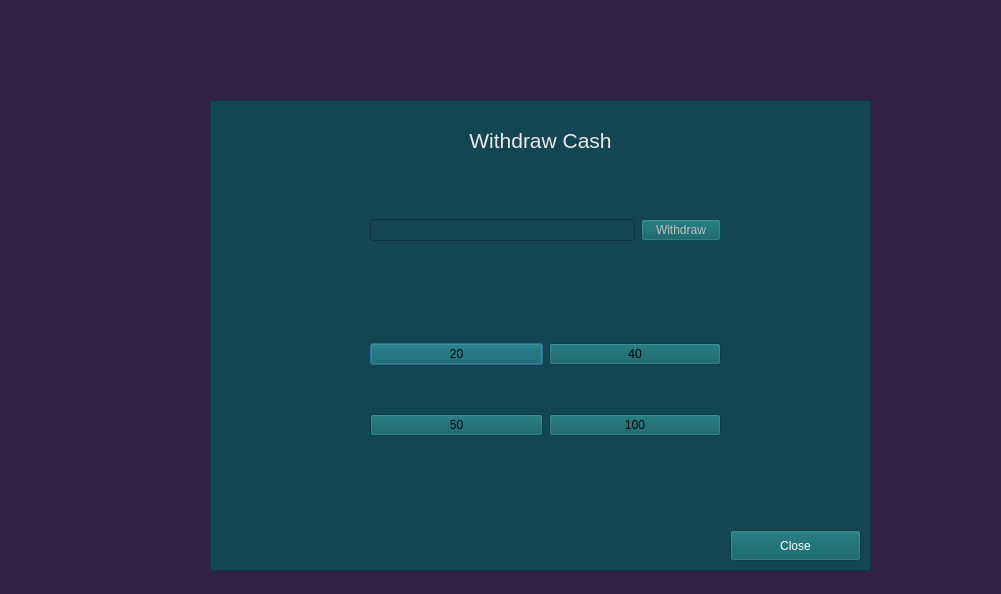
<?xml version="1.0" encoding="UTF-8"?>
<ui version="4.0">
 <class>EventWindow</class>
 <widget class="QDialog" name="EventWindow">
  <property name="geometry">
   <rect>
    <x>0</x>
    <y>0</y>
    <width>1001</width>
    <height>594</height>
   </rect>
  </property>
  <property name="windowTitle">
   <string>Dialog</string>
  </property>
  <property name="styleSheet">
   <string notr="true">background-color: rgb(49, 34, 68);

</string>
  </property>
  <widget class="QFrame" name="frame">
   <property name="geometry">
    <rect>
     <x>210</x>
     <y>100</y>
     <width>661</width>
     <height>471</height>
    </rect>
   </property>
   <property name="styleSheet">
    <string notr="true">background-color: rgb(20, 69, 82);</string>
   </property>
   <property name="frameShape">
    <enum>QFrame::StyledPanel</enum>
   </property>
   <property name="frameShadow">
    <enum>QFrame::Raised</enum>
   </property>
   <widget class="QWidget" name="gridLayoutWidget">
    <property name="geometry">
     <rect>
      <x>160</x>
      <y>200</y>
      <width>351</width>
      <height>181</height>
     </rect>
    </property>
    <layout class="QGridLayout" name="gridLayout">
     <item row="0" column="0">
      <widget class="QPushButton" name="withd20">
       <property name="enabled">
        <bool>true</bool>
       </property>
       <property name="styleSheet">
        <string notr="true">font: 18pt &quot;Segoe UI&quot;;
background-color: rgb(6, 90, 96);

</string>
       </property>
       <property name="text">
        <string>20</string>
       </property>
      </widget>
     </item>
     <item row="1" column="0">
      <widget class="QPushButton" name="withd50">
       <property name="styleSheet">
        <string notr="true">font: 18pt &quot;Segoe UI&quot;;
background-color: rgb(6, 90, 96);

</string>
       </property>
       <property name="text">
        <string>50</string>
       </property>
      </widget>
     </item>
     <item row="0" column="1">
      <widget class="QPushButton" name="withd40">
       <property name="styleSheet">
        <string notr="true">font: 18pt &quot;Segoe UI&quot;;
background-color: rgb(6, 90, 96);

</string>
       </property>
       <property name="text">
        <string>40</string>
       </property>
      </widget>
     </item>
     <item row="1" column="1">
      <widget class="QPushButton" name="withd100">
       <property name="styleSheet">
        <string notr="true">font: 18pt &quot;Segoe UI&quot;;
background-color: rgb(6, 90, 96);

</string>
       </property>
       <property name="text">
        <string>100</string>
       </property>
      </widget>
     </item>
    </layout>
   </widget>
   <widget class="QPushButton" name="pushButton_5">
    <property name="geometry">
     <rect>
      <x>520</x>
      <y>430</y>
      <width>131</width>
      <height>31</height>
     </rect>
    </property>
    <property name="styleSheet">
     <string notr="true">background-color: rgb(6, 90, 96);

color: white</string>
    </property>
    <property name="text">
     <string>Close</string>
    </property>
   </widget>
   <widget class="QWidget" name="horizontalLayoutWidget">
    <property name="geometry">
     <rect>
      <x>160</x>
      <y>90</y>
      <width>351</width>
      <height>80</height>
     </rect>
    </property>
    <layout class="QHBoxLayout" name="horizontalLayout">
     <item>
      <widget class="QLineEdit" name="inputWith">
       <property name="inputMask">
        <string/>
       </property>
      </widget>
     </item>
     <item>
      <widget class="QPushButton" name="inputPressed">
       <property name="enabled">
        <bool>false</bool>
       </property>
       <property name="styleSheet">
        <string notr="true">background-color: rgb(6, 90, 96);

</string>
       </property>
       <property name="text">
        <string>Withdraw</string>
       </property>
      </widget>
     </item>
    </layout>
   </widget>
   <widget class="QLabel" name="errorTxt">
    <property name="geometry">
     <rect>
      <x>160</x>
      <y>170</y>
      <width>351</width>
      <height>31</height>
     </rect>
    </property>
    <property name="styleSheet">
     <string notr="true">color: rgb(255, 0, 4);</string>
    </property>
    <property name="text">
     <string>&lt;html&gt;&lt;head/&gt;&lt;body&gt;&lt;p align=&quot;center&quot;&gt;&lt;br/&gt;&lt;/p&gt;&lt;/body&gt;&lt;/html&gt;</string>
    </property>
   </widget>
   <widget class="QLabel" name="label">
    <property name="geometry">
     <rect>
      <x>160</x>
      <y>20</y>
      <width>341</width>
      <height>41</height>
     </rect>
    </property>
    <property name="text">
     <string>&lt;html&gt;&lt;head/&gt;&lt;body&gt;&lt;p align=&quot;center&quot;&gt;&lt;span style=&quot; font-size:16pt; color:#ebebeb;&quot;&gt;Withdraw Cash&lt;/span&gt;&lt;/p&gt;&lt;/body&gt;&lt;/html&gt;</string>
    </property>
   </widget>
  </widget>
 </widget>
 <resources/>
 <connections/>
</ui>
